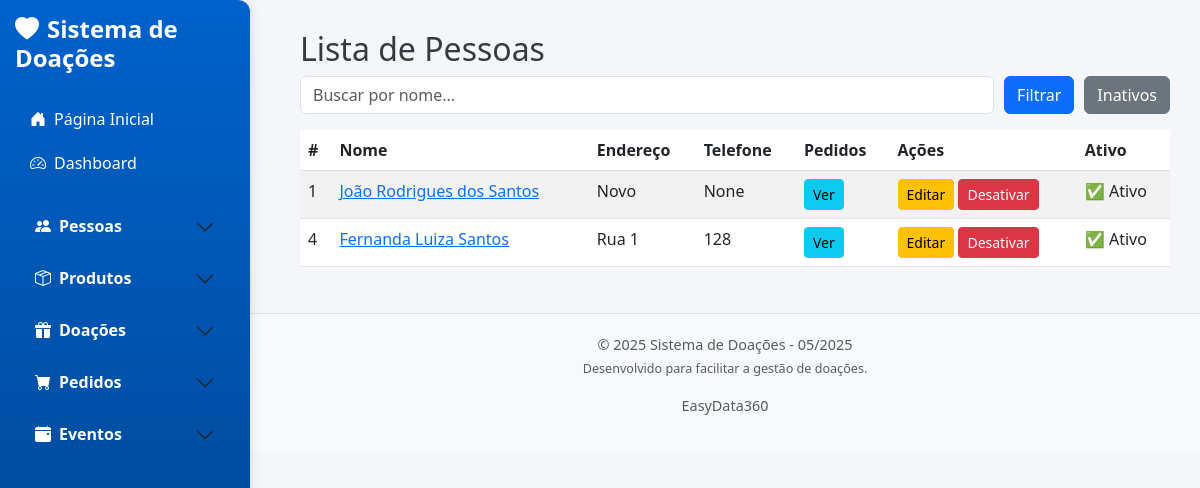
/pessoas, run on an earlier commit of the app's database.
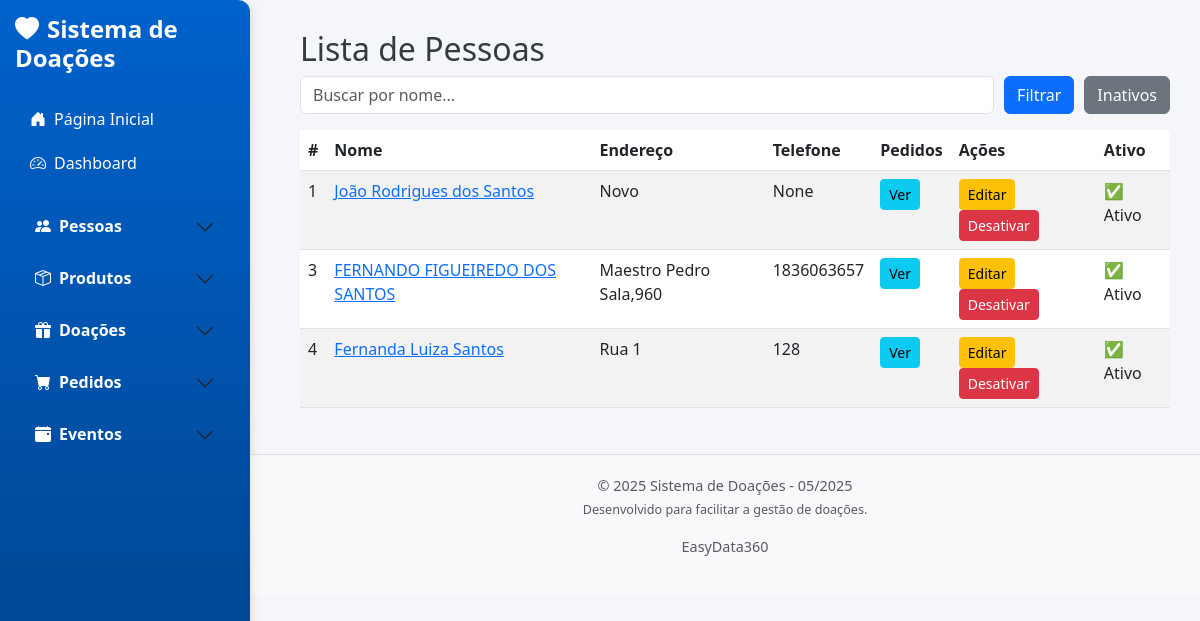
And on a later commit of the database.
### app/models/pessoa.py (models this page shows, shortened)
class Pessoa(db.Model):
    __tablename__ = 'pessoas'
    id = db.Column(db.Integer, primary_key=True)
    nome = db.Column(db.String(100), nullable=False)  # Evita duplicação
    endereco = db.Column(db.String(255))
    bairro = db.Column(db.String(100))
    telefone = db.Column(db.String(20))
    filhos = db.Column(db.String(50))
    profissao = db.Column(db.String(50))
    qtd_pessoas = db.Column(db.Integer)
    locomocao = db.Column(db.String(50))
    data_cadastro = db.Column(db.Date)
    ativo = db.Column(db.Boolean, default=True)  # Novo campo para ativação/desativação

### app/controllers/pessoa_controller.py (the view)
def listar_pessoas():
    search = request.args.get('search', '').strip()  # Obtém o valor da busca
    if search:
        pessoas = Pessoa.query.filter(Pessoa.nome.ilike(f"%{search}%")).all()  # Filtra por nome
    else:
        pessoas = Pessoa.query.filter_by(ativo=True).all()  # Retorna todas as pessoas ativas
    for pessoa in pessoas:
        pessoa.doacoes = Doacao.query.filter_by(pessoa_id=pessoa.id).all()
    return render_template('pessoas/lista.html', pessoas=pessoas, search=search)

### app/templates/pessoas/lista.html (shortened to what this page needs)
{% extends 'base.html' %}
{% block content %}
<h2>Lista de Pessoas</h2>
<form method="GET" action="{{ url_for('listar_pessoas') if request.path != url_for('listar_pessoas_inativas') else url_for('listar_pessoas_inativas') }}" class="mb-3" style="display: flex; gap: 10px;">
    <input type="text" name="search" class="form-control" placeholder="Buscar por nome..."
           value="{{ request.args.get('search', '') }}">
    <button type="submit" class="btn btn-primary">Filtrar</button>
    <a href="{{ url_for('listar_pessoas') if request.path == url_for('listar_pessoas_inativas') else url_for('listar_pessoas_inativas') }}" class="btn btn-secondary">
        {{ "Ativos" if request.path == url_for('listar_pessoas_inativas') else "Inativos" }}
    </a>
</form>
<table class="table table-striped">
    <thead>
        <tr>
            <th>#</th>
            <th>Nome</th>
            <th>Endereço</th>
            <th>Telefone</th>
            <th>Pedidos</th>
            <th>Ações</th>
            <th>Ativo</th>
        </tr>
    </thead>
    <tbody>
        {% for pessoa in pessoas %}
        <tr>
            <td>{{ pessoa.id }}</td>
            <td><a href="#" data-bs-toggle="modal" data-bs-target="#modalDoacoes{{ pessoa.id }}">{{ pessoa.nome }}</a></td>
            <td>{{ pessoa.endereco }}</td>
            <td>{{ pessoa.telefone }}</td>
            <td><button type="button" class="btn btn-info btn-sm" data-bs-toggle="modal" data-bs-target="#modalDoacoes{{ pessoa.id }}">Ver</button></td>
            <td>
                <a href="{{ url_for('editar_pessoa', id=pessoa.id) }}" class="btn btn-warning btn-sm">Editar</a>
                <form action="{{ url_for('desativar_pessoa', id=pessoa.id) }}" method="POST" style="display:inline;">
                    <button type="submit" class="btn btn-danger btn-sm">{% if pessoa.ativo %}Desativar{% else %}Ativar{% endif %}</button>
                </form>
            </td>
            <td>{% if pessoa.ativo %}✅ Ativo{% else %}❌ Inativo{% endif %}</td>
        </tr>
        {% endfor %}
    </tbody>
</table>
{% endblock %}

### app/templates/base.html (shortened to what this page needs)
<!DOCTYPE html>
<html lang="pt-br">
<head>
    <link href="https://cdn.jsdelivr.net/npm/bootstrap@5.3.0/dist/css/bootstrap.min.css" rel="stylesheet">
    <link rel="stylesheet" href="https://cdn.jsdelivr.net/npm/bootstrap-icons@1.10.5/font/bootstrap-icons.css">
    <link rel="stylesheet" href="{{ url_for('static', filename='css/style.css') }}">
</head>
<body class="corpo">
<div class="sidebar">
    <h4 class="mb-4">
    <a href="/dashboard" class="text-white text-decoration-none">
        <i class="bi bi-heart-fill me-2"></i>Sistema de Doações
    </a>
</h4>
<div class="mb-3">
        <a href="/" class="nav-link">
            <i class="bi bi-house-door-fill me-2"></i>Página Inicial
        </a>
        <a href="/dashboard" class="nav-link">
            <i class="bi bi-speedometer2 me-2"></i>Dashboard
        </a>
</div>
    <div class="accordion" id="menuAccordion">
        <div class="accordion-item">
            <h2 class="accordion-header" id="headingPessoas">
                <button class="accordion-button collapsed" type="button" data-bs-toggle="collapse" data-bs-target="#collapsePessoas" aria-expanded="false" aria-controls="collapsePessoas">
                    <i class="bi bi-people-fill me-2"></i>Pessoas
                </button>
            </h2>
        </div>
        <div class="accordion-item">
            <h2 class="accordion-header" id="headingProdutos">
                <button class="accordion-button collapsed" type="button" data-bs-toggle="collapse" data-bs-target="#collapseProdutos" aria-expanded="false" aria-controls="collapseProdutos">
                    <i class="bi bi-box-seam me-2"></i>Produtos
                </button>
            </h2>
        </div>
        <div class="accordion-item">
            <h2 class="accordion-header" id="headingDoacoes">
                <button class="accordion-button collapsed" type="button" data-bs-toggle="collapse" data-bs-target="#collapseDoacoes" aria-expanded="false" aria-controls="collapseDoacoes">
                    <i class="bi bi-gift-fill me-2"></i>Doações
                </button>
            </h2>
        </div>
        <div class="accordion-item">
            <h2 class="accordion-header" id="headingPedidos">
                <button class="accordion-button collapsed" type="button" data-bs-toggle="collapse" data-bs-target="#collapsePedidos" aria-expanded="false" aria-controls="collapsePedidos">
                    <i class="bi bi-cart-fill me-2"></i>Pedidos
                </button>
            </h2>
        </div>
        <div class="accordion-item">
            <h2 class="accordion-header" id="headingEventos">
                <button class="accordion-button collapsed" type="button" data-bs-toggle="collapse" data-bs-target="#collapseEventos" aria-expanded="false" aria-controls="collapseEventos">
                    <i class="bi bi-calendar-event-fill me-2"></i>Eventos
                </button>
            </h2>
        </div>
    </div>
</div>
<div class="content">
    {% block content %}{% endblock %}
</div>
<footer class="text-center">
    <div class="container">
        <p class="text-muted mb-1">&copy; 2025 Sistema de Doações - 05/2025</p>
        <p class="text-muted small">Desenvolvido para facilitar a gestão de doações.</p>
        <p class="text-muted">EasyData360</p>
    </div>
</footer>
</body>
</html>

### app/static/css/style.css (style rules this page uses)
body { overflow-x: hidden; font-family: 'Segoe UI', Tahoma, Geneva, Verdana, sans-serif; background-color: #f4f6f9; color: #343a40; }
.sidebar { width: 250px; height: 100vh; background: linear-gradient(180deg, #0062cc, #004085); color: white; padding: 15px; position: fixed; box-shadow: 2px 0 8px rgba(0, 0, 0, 0.1); border-top-right-radius: 12px; border-bottom-right-radius: 12px; }
.sidebar h4 { margin-bottom: 30px; font-weight: bold; }
.sidebar .nav-link, .sidebar .nav-link:visited { color: white; padding: 10px 15px; display: block; border-radius: 8px; text-decoration: none; transition: background-color 0.3s ease; }
.accordion-button { background-color: transparent; color: white; font-weight: bold; box-shadow: none; }
.accordion-item { background-color: transparent; border: none; }
.content { margin-left: 270px; padding: 30px; transition: margin 0.3s ease; }
footer { background-color: #f8f9fa; color: #6c757d; font-size: 0.9em; border-top: 1px solid #dee2e6; margin-left: 250px; padding: 20px 0; }

What changed in the data, as far as the page shows it:
now on this page (row edited): Pessoa: id "3", nome "FERNANDO FIGUEIREDO DOS SANTOS", endereco "Maestro Pedro Sala,960", telefone "1836063657", ativo "Desativar"
